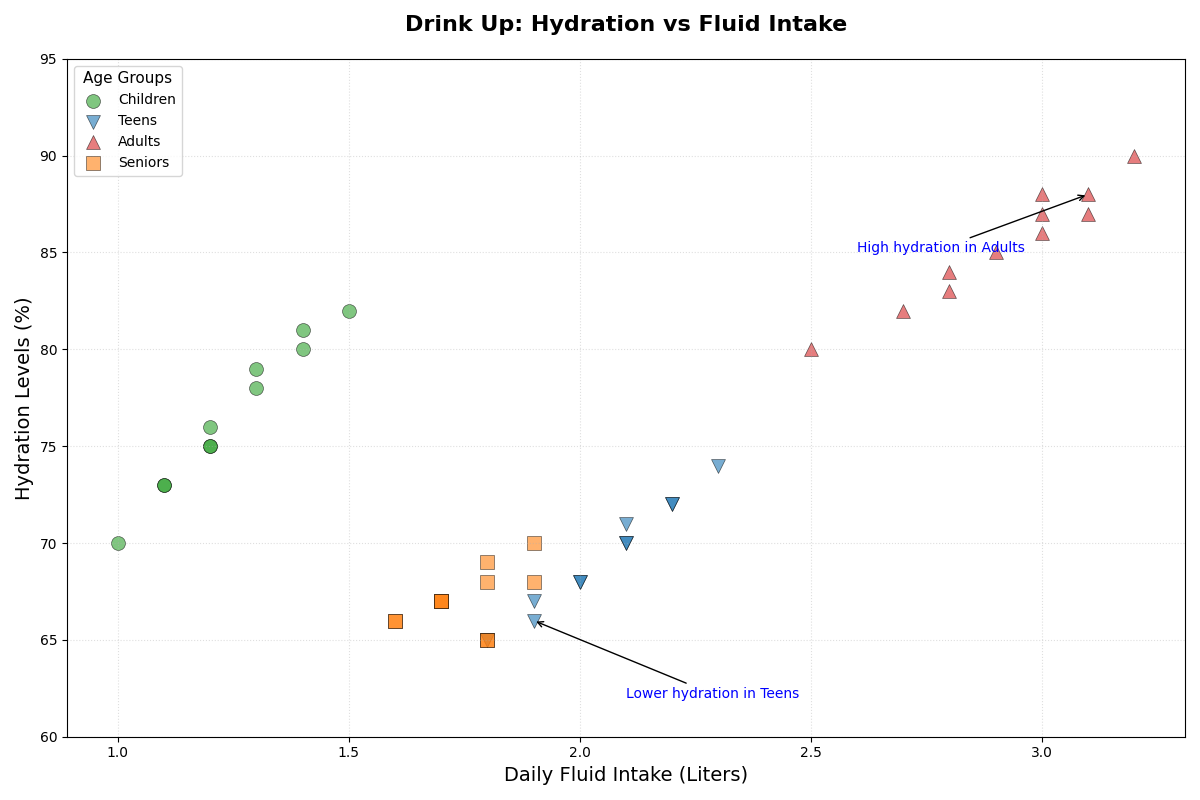

This figure's Python source:
import matplotlib.pyplot as plt
import numpy as np

age_groups = ['Children', 'Teens', 'Adults', 'Seniors']
daily_fluid_intake_liters = {
    'Children': [1.0, 1.2, 1.1, 1.4, 1.3, 1.2, 1.1, 1.5, 1.2, 1.3, 1.4],
    'Teens': [1.8, 2.0, 1.9, 2.1, 2.2, 2.1, 2.3, 1.9, 2.0, 2.1, 2.2],
    'Adults': [2.5, 2.8, 2.7, 2.9, 3.0, 3.1, 3.0, 3.2, 2.8, 3.1, 3.0],
    'Seniors': [1.8, 1.9, 1.7, 1.6, 1.8, 1.7, 1.9, 1.8, 1.6, 1.7, 1.8]
}
hydration_levels = {
    'Children': [70, 75, 73, 80, 78, 75, 73, 82, 76, 79, 81],
    'Teens': [65, 68, 67, 70, 72, 71, 74, 66, 68, 70, 72],
    'Adults': [80, 83, 82, 85, 87, 88, 86, 90, 84, 87, 88],
    'Seniors': [65, 68, 67, 66, 65, 67, 70, 68, 66, 67, 69]
}

# Shuffled colors
colors = ['tab:green', 'tab:blue', 'tab:red', 'tab:orange']
markers = ['o', 'v', '^', 's']
line_styles = ['-', '--', '-.', ':']

fig, ax = plt.subplots(figsize=(12, 8))

for age_group, color, marker, line_style in zip(age_groups, colors, markers, line_styles):
    fluid_intake = daily_fluid_intake_liters[age_group]
    hydration = hydration_levels[age_group]
    ax.scatter(fluid_intake, hydration, color=color, alpha=0.6, edgecolors='black', linewidth=0.5, 
               s=100, marker=marker, label=age_group)

plt.title("Drink Up: Hydration vs Fluid Intake", fontsize=16, fontweight='bold', pad=20)
plt.xlabel("Daily Fluid Intake (Liters)", fontsize=14)
plt.ylabel("Hydration Levels (%)", fontsize=14)

plt.xticks(np.arange(1.0, 3.5, 0.5))
plt.yticks(np.arange(60, 100, 5))

plt.grid(True, linestyle=line_style, alpha=0.4)

plt.legend(title="Age Groups", fontsize=10, title_fontsize='11')

plt.annotate('High hydration in Adults', xy=(3.1, 88), xytext=(2.6, 85),
             arrowprops=dict(facecolor='gray', arrowstyle='->'), fontsize=10, color='blue')

plt.annotate('Lower hydration in Teens', xy=(1.9, 66), xytext=(2.1, 62),
             arrowprops=dict(facecolor='gray', arrowstyle='->'), fontsize=10, color='blue')

plt.tight_layout()

plt.show()
